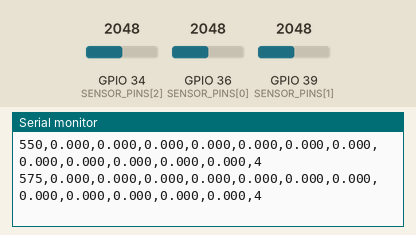
This sketch was run on a simulated ESP32. Shown: the last lines printed to the serial monitor. The test bench sets the inputs (shaded band); at power-on: GPIO 34 (SENSOR_PINS[2]) = 2048, GPIO 39 (SENSOR_PINS[1]) = 2048, GPIO 36 (SENSOR_PINS[0]) = 2048 (analog values on the 0–4095 scale).

Above: at 1.2 s.
1.3 s: GPIO 34 (SENSOR_PINS[2]) set to 3441
At 1.34 s:
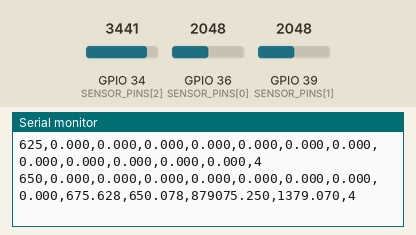
2.8 s: GPIO 34 (SENSOR_PINS[2]) set to 3545
At 2.83 s:
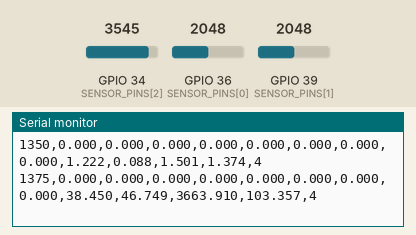
7.3 s: GPIO 39 (SENSOR_PINS[1]) set to 3390
At 7.33 s:
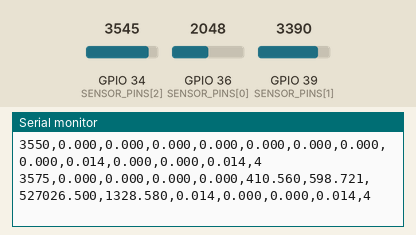
8.8 s: GPIO 39 (SENSOR_PINS[1]) set to 3487
At 8.82 s:
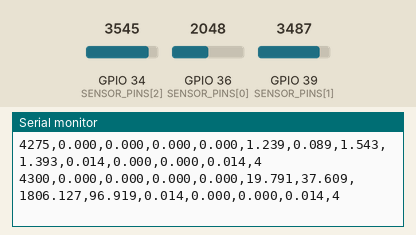
Timing chart, 0 to 11.3 s (numbered marks = the images above; inputs shaded):
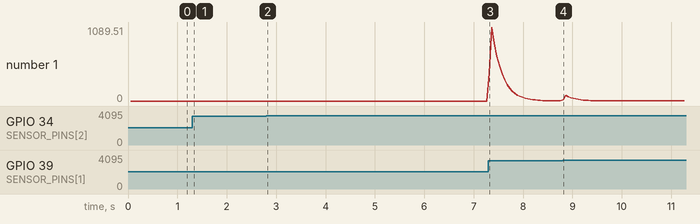

Measured:
- after the input at 1.3 s, the serial monitor: prints a new line at once (image 1)

The sketch:

esp32-ad8232-emg-sensor.ino
```cpp
// ===== EMG 3 sensors: v2 feature extraction for REST/FIST =====
// Output format:
// idx,m1,s1,a1,p1,m2,s2,a2,p2,m3,s3,a3,p3,label
//
// For each sensor:
// m = mean absolute value of centered signal
// s = standard deviation of centered signal
// a = signal activity / average power
// p = peak absolute value in the window

#include <Arduino.h>
#include <math.h>

const int NUM_SENSORS = 3;
const int SENSOR_PINS[NUM_SENSORS] = {36, 39, 34};

// Sampling: 500 Hz => 1 sample every 2000 microseconds
const uint32_t PERIOD_US = 2000UL;

// ADC averaging per sample
const int ADC_AVG = 4;

// Feature window: 25 samples * 2ms = 50ms => about 20 rows/sec
const int WINDOW_SAMPLES = 25;

// label: 0 = REST/open, 1 = FIST/closed, 2 = none
int label = 4;

// Dynamic offsets for centering signal
float dynOff[NUM_SENSORS] = {2048, 2048, 2048};

// Window accumulators
float sum[NUM_SENSORS] = {0, 0, 0};
float sumSq[NUM_SENSORS] = {0, 0, 0};
float sumAbs[NUM_SENSORS] = {0, 0, 0};
float peakAbs[NUM_SENSORS] = {0, 0, 0};

int winCnt = 0;

// Timing
uint32_t lastSampleT = 0;
uint32_t sampleIdx = 0;

void handleSerialLabel() {
  while (Serial.available()) {
    char c = (char)Serial.read();

    if (c == 'r' || c == 'R') {
      label = 0;
    }
    else if (c == 'f' || c == 'F') {
      label = 1;
    }
    else if (c == 'u' || c == 'U') {
      label = 2;
    }
    else if (c == 'd' || c == 'D') {
      label = 3;
    }
    else if (c == 'n' || c == 'N') {
      label = 4;
    }
  }
}

void resetWindow() {
  winCnt = 0;

  for (int i = 0; i < NUM_SENSORS; i++) {
    sum[i] = 0;
    sumSq[i] = 0;
    sumAbs[i] = 0;
    peakAbs[i] = 0;
  }
}

void setup() {
  Serial.begin(115200);

  analogReadResolution(12);
  setCpuFrequencyMhz(240);

  lastSampleT = micros();

  Serial.println("idx,m1,s1,a1,p1,m2,s2,a2,p2,m3,s3,a3,p3,label");
}

void loop() {
  handleSerialLabel();

  // Wait for the next 2 ms tick
  while ((uint32_t)(micros() - lastSampleT) < PERIOD_US) {
    // busy wait
  }

  lastSampleT = micros();
  sampleIdx++;

  for (int i = 0; i < NUM_SENSORS; i++) {
    int raw = 0;

    for (int j = 0; j < ADC_AVG; j++) {
      raw += analogRead(SENSOR_PINS[i]);
    }

    raw /= ADC_AVG;

    // Dynamic baseline correction
    dynOff[i] = dynOff[i] * 0.99f + raw * 0.01f;

    float centered = (float)raw - dynOff[i];
    float absVal = fabs(centered);

    sum[i] += centered;
    sumSq[i] += centered * centered;
    sumAbs[i] += absVal;

    if (absVal > peakAbs[i]) {
      peakAbs[i] = absVal;
    }
  }

  winCnt++;

  if (winCnt >= WINDOW_SAMPLES) {
    Serial.print(sampleIdx);
    Serial.print(",");

    for (int i = 0; i < NUM_SENSORS; i++) {
      float mean = sum[i] / (float)winCnt;
      float meanAbs = sumAbs[i] / (float)winCnt;

      float variance = (sumSq[i] / (float)winCnt) - (mean * mean);
      if (variance < 0) {
        variance = 0;
      }

      float stdDev = sqrt(variance);

      // v2 features
      float m = meanAbs;                       // Mean Absolute Value
      float s = stdDev;                        // Standard Deviation
      float a = sumSq[i] / (float)winCnt;      // Signal Activity / Power
      float p = peakAbs[i];                    // Peak Absolute Value

      Serial.print(m, 3);
      Serial.print(",");
      Serial.print(s, 3);
      Serial.print(",");
      Serial.print(a, 3);
      Serial.print(",");
      Serial.print(p, 3);

      if (i < NUM_SENSORS - 1) {
        Serial.print(",");
      }
    }

    Serial.print(",");
    Serial.println(label);

    resetWindow();
  }
}
```
